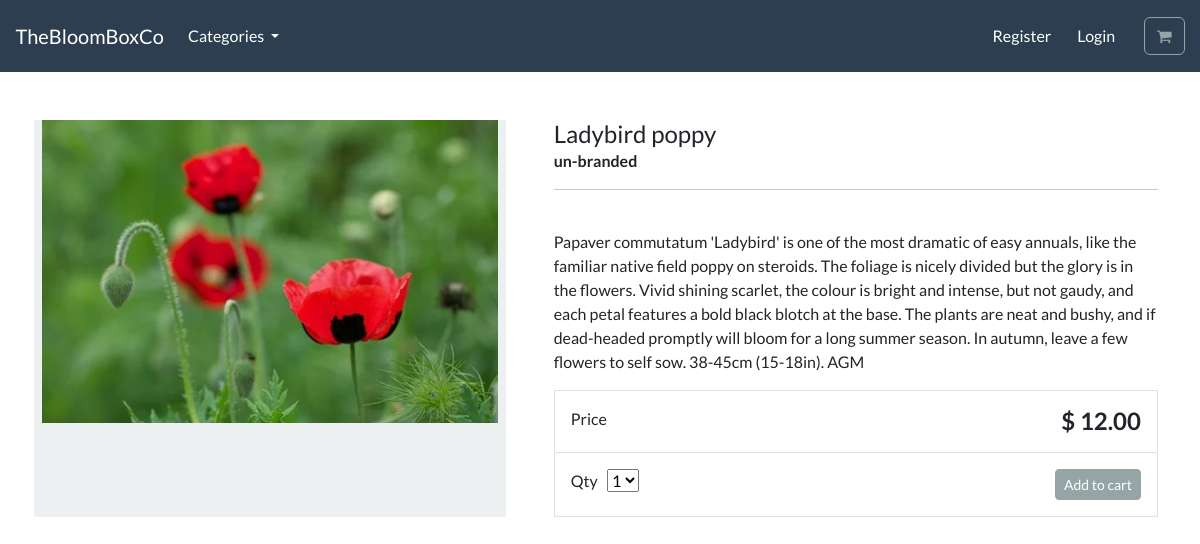
The app's page /product/hardy-annuals/ladybird-poppy/ with its own data.
### store/models.py (models this page shows, shortened)
class Product(models.Model):
    category = models.ForeignKey(Category, related_name='products', on_delete=models.CASCADE)
    title = models.CharField(max_length=255)
    brand = models.CharField(max_length=255, default='un-branded')
    description = models.TextField(blank=True)
    slug = models.SlugField(max_length=255)
    price = models.DecimalField(max_digits=10, decimal_places=2)
    image = models.ImageField(upload_to='products/')
    class Meta:
        verbose_name = 'product'
        verbose_name_plural = 'products'

### store/views.py (the view)
# urls.py: path('product/<slug:category_slug>/<slug:product_slug>/', views.product_detail, name='product_detail'),
def product_detail(request, category_slug, product_slug):
    product = get_object_or_404(Product, slug=product_slug, category__slug=category_slug)
    context = {'product': product}
    return render(request, 'store/product_detail.html', context)

### store/models.py (called while the page is built)
    def get_absolute_url(self):
        return reverse('category_list', args=[self.slug])

### store/views.py (called while the page is built)
def categories(request):
    all_categories = Category.objects.all()
    return {'all_categories': all_categories}

### store/templates/store/product_detail.html (shortened to what this page needs)
{% extends "./base.html" %}
{% load static %}
{% block content %}
<div class="container">
    <main class="pt-5">
        <div class="row g-3">
            <div class="col-md-5 col-lg-5 order-md-first bg-light">
                <img class="img-fluid mx-auto d-block" alt="Responsive image" src="{{product.image.url}}">
            </div>
            <div class="col-md-7 col-lg-7 ps-md-3 ps-lg-5">
                <h1 class="mb-0 h4"> {{product.title}}  </h1>
                <strong> {{product.brand}} </strong>
                <hr>
                <br>
                <p> {{product.description}} </p>
                <div class="border">
                    <div class="col border-bottom">
                        <div class="row p-3">
                            <div class="col-6"> Price </div>
                            <div class="col-6 text-end"><span class="h4 fw-bold">$ {{product.price}}</span></div>
                        </div>
                    </div>
                    <div class="col">
                        <div class="row p-3">
                            <div class="col-6">
                                <label for="select">Qty</label>
                                <select id="select">
                                    <option value="1">1</option>
                                </select>
                            </div>
                            <div class="col-6 text-end">
                                <button type="button" id="add-button" value="" class="btn btn-secondary btn-sm">
                                Add to cart
                                </button>
                            </div>
                        </div>
                    </div>
                </div>
            </div>
        </div>
    </main>
    <br>
</div>
{% endblock %}

### records on screen
Product: image (picture), title "Ladybird poppy", brand "un-branded", description "Papaver commutatum 'Ladybird' is one of the most dramatic of easy annuals, like the familiar native field poppy on steroids. The foliage is nicely divided but the glory is in the flowers. Vivid shining scarlet, the colour is bright and intense, but not gaudy, and each petal features a bold black blotch at the base. The plants are neat and bushy, and if dead-headed promptly will bloom for a long summer season. In autumn, leave a few flowers to self sow. 38-45cm (15-18in). AGM", price "12.00"
